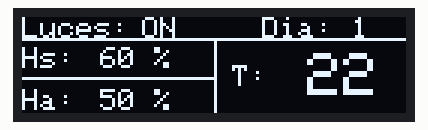
Recording of a sketch running on a simulated Arduino Uno, built with avr-gcc and run on an emulated ATmega328P. On the bench: 128×32 one-colour display.

Above: at 0.1 s.
At 10.1 s:
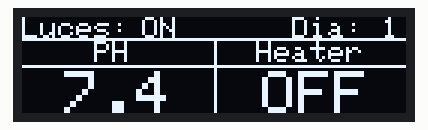

Measured:
- what the display in image 0 shows lasts 10.0 s, from 0.1 s to 10.1 s

The sketch:

Kuman_oled.ino
```cpp
#include <SPI.h>
#include <Wire.h>
#include <Adafruit_GFX.h>
#include <Adafruit_SSD1306.h>

#define OLED_RESET 4
Adafruit_SSD1306 display(OLED_RESET);


void setup()   {
  Serial.begin(9600);

  // by default, we'll generate the high voltage from the 3.3v line internally! (neat!)
  display.begin(SSD1306_SWITCHCAPVCC, 0x3C);  // initialize with the I2C addr 0x3C (for the 128x32)
  // init done

  // Show image buffer on the display hardware.
  // Since the buffer is intialized with an Adafruit splashscreen
  // internally, this will display the splashscreen.
  // Clear the buffer.
  display.clearDisplay();

  // draw the first ~12 characters in the font
  display.display();

  display.setTextSize(2);
    display.setTextColor(WHITE);

  display.setCursor(20,10);
  display.println("PLANTBOT");
  display.setCursor(54,25);
  display.setTextSize(1);

  display.println("v.0.1");
  display.display();


}


void loop() {
display.clearDisplay();
firstscreen();
delay(10000);
secondscreen();
delay(10000);
}

void firstscreen() {


  // text display tests
  display.setTextSize(1);
    display.setTextColor(WHITE);

  display.setCursor(0,0);
  display.println("Luces:");
  display.setTextSize(1);
  display.setCursor(40,0);
  display.println("ON");
  display.setCursor(80,0);
  display.println("Dia: 1");
  display.drawLine(0, 7, 128, 7, WHITE);
  display.drawLine(64, 7, 64, 64, WHITE);


  display.setTextSize(1);
  display.setTextColor(WHITE);
  display.setCursor(0,10);
  display.println("Hs:");
  display.setCursor(26,10);
  display.println("60 %");

  display.drawLine(0, 20, 64, 20, WHITE);

  display.setCursor(0,24);
  display.println("Ha:");
  display.setCursor(26,24);
  display.println("50 %");
////////////////////////////////

  display.setCursor(70,16);
  display.println("T:");


  display.setCursor(95,12);
  display.setTextSize(2);
  display.println("22");

  display.display();

}

void secondscreen() {


      // Head   //

  display.clearDisplay();
  // text display tests
  display.setTextSize(1);
  display.setTextColor(WHITE);
  display.setCursor(0,0);
  display.println("Luces:");
  display.setTextSize(1);
  display.setCursor(40,0);
  display.println("ON");
  display.setCursor(90,0);
  display.println("Dia: 1");
  display.drawLine(0, 7, 128, 7, WHITE);
  display.drawLine(64, 7, 64, 64, WHITE);

      // Head end //

      // Body     //

  display.drawLine(0, 16, 128, 16, WHITE);

  display.setCursor(24,8);
  display.println("PH");


  display.setCursor(14,18);
  display.setTextSize(2);
  display.println("7.4");
////////////////////////////////
  display.drawLine(6, 16, 122, 16, WHITE);
  display.setTextSize(1);

  display.setCursor(78,8);
  display.println("Heater");


  display.setCursor(80,18);
  display.setTextSize(2);
  display.println("OFF");

  display.display();

        // END     //
}
```
